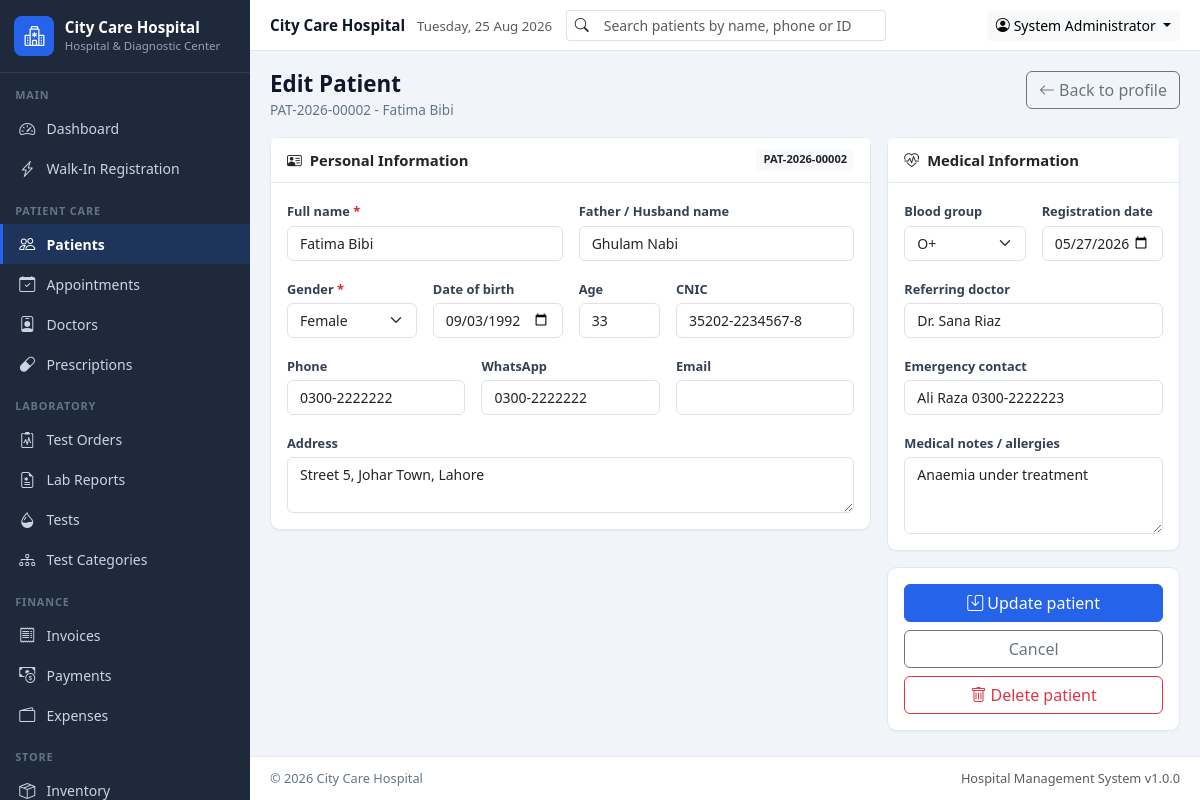
Page /modules/patients/edit.php?id=2 (signed in) on the committed database.
### tables this page shows
CREATE TABLE IF NOT EXISTS patients (
  id INT AUTO_INCREMENT PRIMARY KEY,
  patient_id VARCHAR(20) UNIQUE NOT NULL,
  full_name VARCHAR(100) NOT NULL,
  father_husband_name VARCHAR(100),
  gender ENUM('Male','Female','Other') NOT NULL,
  date_of_birth DATE,
  age INT,
  cnic VARCHAR(20),
  phone VARCHAR(20),
  whatsapp VARCHAR(20),
  email VARCHAR(100),
  address TEXT,
  emergency_contact VARCHAR(100),
  blood_group VARCHAR(5),
  referring_doctor VARCHAR(100),
  medical_notes TEXT,
  registration_date DATE NOT NULL,
  created_at TIMESTAMP DEFAULT CURRENT_TIMESTAMP,
  updated_at TIMESTAMP DEFAULT CURRENT_TIMESTAMP ON UPDATE CURRENT_TIMESTAMP,
  INDEX idx_patients_name (full_name),
  INDEX idx_patients_phone (phone)
);

### includes/functions.php (called while the page is built, shortened)
<?php
function sanitize($input)
{
    return htmlspecialchars((string)($input ?? ''), ENT_QUOTES, 'UTF-8');
}
function get($key, $default = '')
{
    return isset($_GET[$key]) ? (is_array($_GET[$key]) ? $_GET[$key] : trim((string)$_GET[$key])) : $default;
}
function fetchOne($sql, array $params = [])
{
    global $pdo;
    $stmt = $pdo->prepare($sql);
    $stmt->execute($params);
    $row = $stmt->fetch();
    return $row ?: null;
}

### modules/patients/edit.php (the view, shortened to what this page needs)
<?php
$id = (int)get('id');
$patient = fetchOne('SELECT * FROM patients WHERE id = ?', [$id]);
$fields = ['full_name', 'father_husband_name', 'gender', 'date_of_birth', 'age', 'cnic', 'phone', 'whatsapp',
           'email', 'address', 'emergency_contact', 'blood_group', 'referring_doctor', 'medical_notes', 'registration_date'];
$data = [];
foreach ($fields as $field) {
    $data[$field] = $patient[$field] ?? '';
}
$pageActions = '<a href="' . BASE_URL . '/modules/patients/view.php?id=' . $id . '" class="btn btn-outline-secondary"><i class="bi bi-arrow-left me-1"></i>Back to profile</a>';
require_once INC_PATH . '/header.php';
?>
<form method="post" class="row g-3">
    <div class="col-lg-8">
        <div class="card">
            <div class="card-header bg-white d-flex justify-content-between">
                <span class="fw-semibold"><i class="bi bi-person-vcard me-2"></i>Personal Information</span>
                <span class="badge bg-light text-dark"><?= sanitize($patient['patient_id']) ?></span>
            </div>
            <div class="card-body row g-3">
                <div class="col-md-6">
                    <label class="form-label required">Full name</label>
                    <input type="text" name="full_name" class="form-control" value="<?= sanitize($data['full_name']) ?>" required>
                </div>
                <div class="col-md-6">
                    <label class="form-label">Father / Husband name</label>
                    <input type="text" name="father_husband_name" class="form-control" value="<?= sanitize($data['father_husband_name']) ?>">
                </div>
                <div class="col-md-3">
                    <label class="form-label required">Gender</label>
                    <select name="gender" class="form-select" required>
                        <?php foreach (['Male', 'Female', 'Other'] as $g): ?>
                            <option value="<?= $g ?>" <?= $data['gender'] === $g ? 'selected' : '' ?>><?= $g ?></option>
                        <?php endforeach; ?>
                    </select>
                </div>
                <div class="col-md-3">
                    <label class="form-label">Date of birth</label>
                    <input type="date" id="date_of_birth" name="date_of_birth" class="form-control" value="<?= sanitize($data['date_of_birth']) ?>">
                </div>
                <div class="col-md-2">
                    <label class="form-label">Age</label>
                    <input type="number" id="age" name="age" class="form-control" min="0" max="130" value="<?= sanitize($data['age']) ?>">
                </div>
                <div class="col-md-4">
                    <label class="form-label">CNIC</label>
                    <input type="text" name="cnic" class="form-control" value="<?= sanitize($data['cnic']) ?>">
                </div>
                <div class="col-md-4">
                    <label class="form-label">Phone</label>
                    <input type="text" name="phone" class="form-control" value="<?= sanitize($data['phone']) ?>">
                </div>
                <div class="col-md-4">
                    <label class="form-label">WhatsApp</label>
                    <input type="text" name="whatsapp" class="form-control" value="<?= sanitize($data['whatsapp']) ?>">
                </div>
                <div class="col-md-4">
                    <label class="form-label">Email</label>
                    <input type="email" name="email" class="form-control" value="<?= sanitize($data['email']) ?>">
                </div>
                <div class="col-12">
                    <label class="form-label">Address</label>
                    <textarea name="address" class="form-control" rows="2"><?= sanitize($data['address']) ?></textarea>
                </div>
            </div>
        </div>
    </div>
    <div class="col-lg-4">
        <div class="card mb-3">
            <div class="card-header bg-white fw-semibold"><i class="bi bi-heart-pulse me-2"></i>Medical Information</div>
            <div class="card-body row g-3">
                <div class="col-md-6">
                    <label class="form-label">Blood group</label>
                    <select name="blood_group" class="form-select">
                        <?php foreach (['A+','A-','B+','B-','AB+','AB-','O+','O-'] as $bg): ?>
                            <option value="<?= $bg ?>" <?= $data['blood_group'] === $bg ? 'selected' : '' ?>><?= $bg ?></option>
                        <?php endforeach; ?>
                    </select>
                </div>
                <div class="col-md-6">
                    <label class="form-label">Registration date</label>
                    <input type="date" name="registration_date" class="form-control" value="<?= sanitize($data['registration_date']) ?>">
                </div>
                <div class="col-12">
                    <label class="form-label">Referring doctor</label>
                    <input type="text" name="referring_doctor" class="form-control" list="doctorList" value="<?= sanitize($data['referring_doctor']) ?>">
                </div>
                <div class="col-12">
                    <label class="form-label">Emergency contact</label>
                    <input type="text" name="emergency_contact" class="form-control" value="<?= sanitize($data['emergency_contact']) ?>">
                </div>
                <div class="col-12">
                    <label class="form-label">Medical notes / allergies</label>
                    <textarea name="medical_notes" class="form-control" rows="3"><?= sanitize($data['medical_notes']) ?></textarea>
                </div>
            </div>
        </div>
        <div class="card">
            <div class="card-body d-grid gap-2">
                <button type="submit" class="btn btn-primary"><i class="bi bi-save me-1"></i>Update patient</button>
                <a href="<?= BASE_URL ?>/modules/patients/view.php?id=<?= $id ?>" class="btn btn-outline-secondary">Cancel</a>
                <a href="delete.php?id=<?= $id ?>" class="btn btn-outline-danger"><i class="bi bi-trash me-1"></i>Delete patient</a>
            </div>
        </div>
    </div>
</form>
<?php require_once INC_PATH . '/footer.php'; ?>

### assets/css/custom.css (style rules this page uses)
:root { --hms-primary: #2563EB; --hms-success: #16A34A; --hms-warning: #D97706; --hms-danger: #DC2626; --hms-sidebar: #1E293B; --hms-sidebar-hover: #334155; --hms-body: #F1F5F9; --hms-border: #E2E8F0; --hms-muted: #64748B; --hms-sidebar-width: 250px; }
body { background: var(--hms-body); font-family: "Segoe UI", Roboto, "Helvetica Neue", Arial, sans-serif; font-size: 0.925rem; color: #0F172A; }
a { text-decoration: none; }
.btn-primary, .bg-primary { background-color: var(--hms-primary) !important; border-color: var(--hms-primary) !important; }
.card { border: 1px solid var(--hms-border); border-radius: .6rem; box-shadow: 0 1px 2px rgba(15,23,42,.04); }
.card-header { border-bottom: 1px solid var(--hms-border); padding: .7rem 1rem; }
.form-label { font-size: .8rem; font-weight: 600; color: #334155; margin-bottom: .25rem; }
.form-control, .form-select { font-size: .875rem; }
.required::after { content: " *"; color: var(--hms-danger); }

### rows in the picture
patients: patient "PAT-2026-00002", full_name "Fatima Bibi", father_husband_name "Ghulam Nabi", gender "Female", date_of_birth "09/03/1992", age "33", cnic "35202-2234567-8", phone "0300-2222222", whatsapp "0300-2222222", address "Street 5, Johar Town, Lahore", blood_group "O+", registration_date "05/27/2026", referring_doctor "Dr. Sana Riaz", emergency_contact "Ali Raza 0300-2222223", medical_notes "Anaemia under treatment"

### other values in the picture
getSetting('hospital_name', 'City Care Hospital') "City Care Hospital"
getSetting('hospital_tagline', 'Hospital &amp; Diagnostic Center') "Hospital & Diagnostic Center"
$group['label'] "MAIN"
$item['text'] "Dashboard"
$item['text'] "Walk-In Registration"
$group['label'] "PATIENT CARE"
$item['text'] "Patients"
$item['text'] "Appointments"
$item['text'] "Doctors"
$item['text'] "Prescriptions"
$group['label'] "LABORATORY"
$item['text'] "Test Orders"
$item['text'] "Lab Reports"
$item['text'] "Tests"
$item['text'] "Test Categories"
